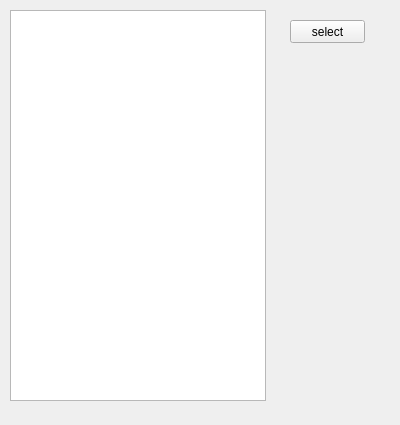
<?xml version="1.0" encoding="UTF-8"?>
<ui version="4.0">
 <class>TableModelApp</class>
 <widget class="QWidget" name="TableModelApp">
  <property name="geometry">
   <rect>
    <x>0</x>
    <y>0</y>
    <width>400</width>
    <height>425</height>
   </rect>
  </property>
  <property name="windowTitle">
   <string>TableModelApp</string>
  </property>
  <widget class="QTableView" name="tableView">
   <property name="geometry">
    <rect>
     <x>10</x>
     <y>10</y>
     <width>256</width>
     <height>391</height>
    </rect>
   </property>
  </widget>
  <widget class="QPushButton" name="select">
   <property name="geometry">
    <rect>
     <x>290</x>
     <y>20</y>
     <width>75</width>
     <height>23</height>
    </rect>
   </property>
   <property name="text">
    <string>select</string>
   </property>
  </widget>
 </widget>
 <resources/>
 <connections/>
</ui>
